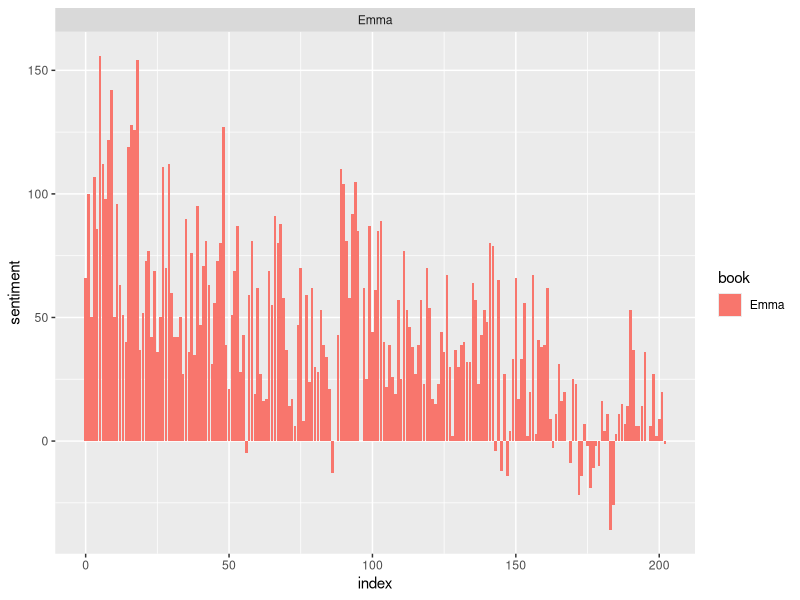
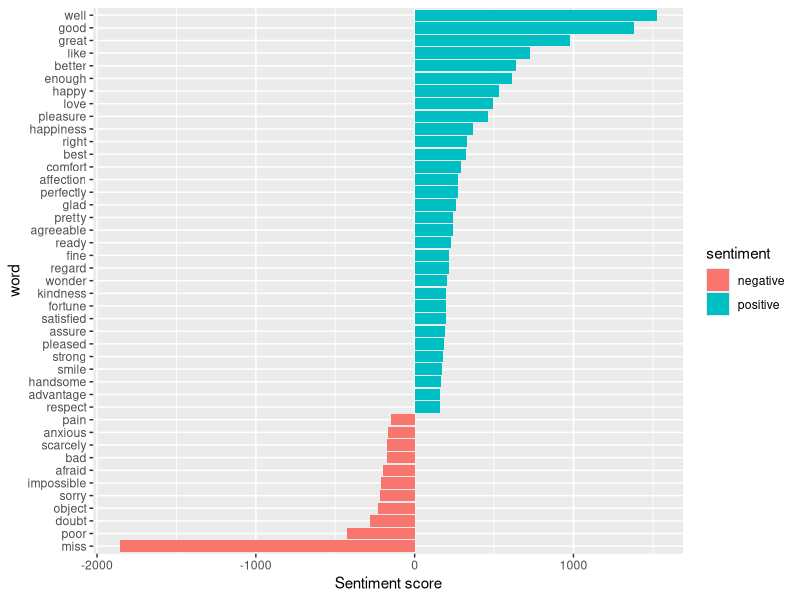
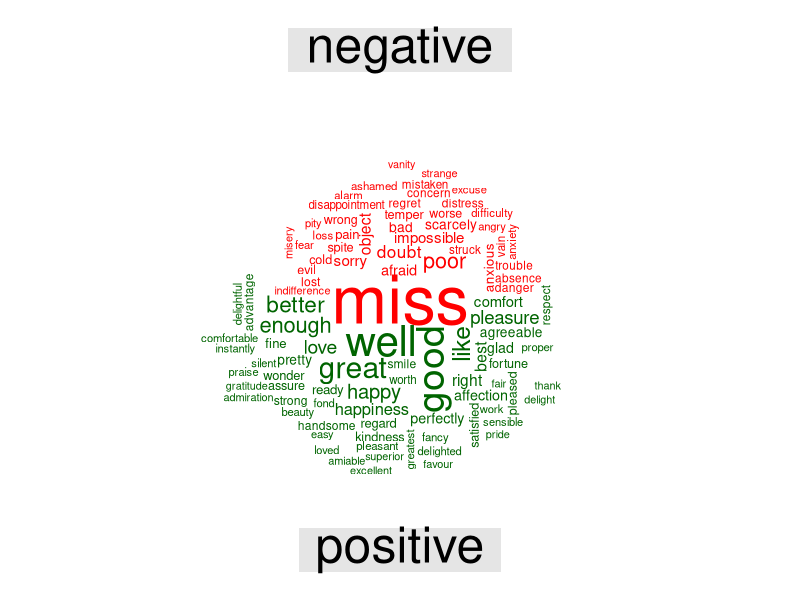

The R source for these figures, in order:
library(janeaustenr)
library(stringr)
library(tidytext)
library(dplyr)

tidy_data <- austen_books() %>%
  group_by(book) %>%  
  mutate(linenumber = row_number(),chapter= cumsum(str_detect(text,regex("^chapter [\\divxlc]",ignore_case = TRUE)))) %>% 
  ungroup() %>%
  unnest_tokens(word,text)  
tidy_data


positive_senti <- get_sentiments("bing") %>%
  filter(sentiment=="positive")

tidy_data %>%
  filter(book=="Emma") %>% 
  semi_join(positive_senti) %>%
  count(word,sort = TRUE)

library(tidyr)  
bing <- get_sentiments("bing")  
Emma_sentiment <- tidy_data %>%
  inner_join(bing)%>%
  count(book="Emma",index=linenumber %/% 80,sentiment) %>%
  spread(sentiment,n,fill = 0) %>%
  mutate(sentiment=positive-negative)
Emma_sentiment

library(ggplot2)

ggplot(Emma_sentiment,aes(index,sentiment,fill=book)) + 
  geom_bar(stat = "identity",show.legend = TRUE) +
  facet_wrap(~book,ncol = 2,scales = "free_x")


counting_words <- tidy_data %>%
  inner_join(bing) %>%
  count(word,sentiment,sort = TRUE)

head(counting_words)

counting_words %>%
  filter(n>150)%>%
  mutate(n=ifelse(sentiment=="negative",-n,n)) %>%
  mutate(word=reorder(word,n)) %>%
  ggplot(aes(word,n,fill=sentiment)) +
  geom_col()+
  coord_flip() +
  labs(y="Sentiment score")


library(reshape2)
library(wordcloud)

tidy_data %>%
  inner_join(bing)%>%
  count(word,sentiment,sort=TRUE) %>%
  acast(word ~ sentiment,value.var="n",fill=0) %>%
  comparison.cloud(colors = c("red","dark green"),max.words = 100)
